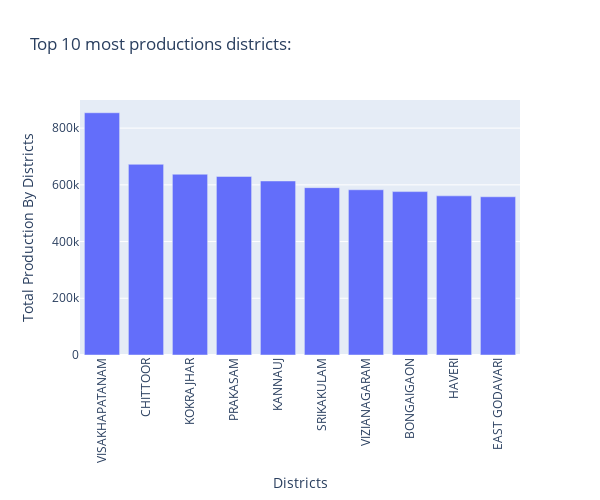

The code cell stored with this chart in its notebook:
### Code cell
districts = data.groupby(by="District_Name")["Production"].sum().sort_values(ascending=False).index
district_production = data.groupby(by="District_Name")["Production"].sum().sort_values(ascending=False).values

fig = px.bar(x=districts[:10], y=district_production[:10], title="Top 10 most productions districts:")

fig.update_layout(
    xaxis_tickangle=-90,
    xaxis_tickmode='linear',
    width=600,
    height=500,
    xaxis_title = "Districts",
    yaxis_title = "Total Production By Districts"
)

fig.show()

### Figure 1 — Plotly figure (JSON) as saved in the notebook; plotly's stock layout.template omitted (floating-point values rounded to 4 significant figures)
{"data": [{"hovertemplate": "x=%{x}<br>y=%{y}<extra></extra>", "legendgroup": "", "marker": {"color": "#636efa", "pattern": {"shape": ""}}, "name": "", "orientation": "v", "showlegend": false, "textposition": "auto", "type": "bar", "x": ["VISAKHAPATANAM", "CHITTOOR", "KOKRAJHAR", "PRAKASAM", "KANNAUJ", "SRIKAKULAM", "VIZIANAGARAM", "BONGAIGAON", "HAVERI", "EAST GODAVARI"], "xaxis": "x", "y": [854200.0, 672400.0, 637400.0, 629500.0, 613600.0, 590000.0, 582500.0, 576100.0, 561200.0, 557900.0], "yaxis": "y"}], "layout": {"barmode": "relative", "height": 500, "legend": {"tracegroupgap": 0}, "title": {"text": "Top 10 most productions districts:"}, "width": 600, "xaxis": {"anchor": "y", "domain": [0, 1], "tickangle": -90, "tickmode": "linear", "title": {"text": "Districts"}}, "yaxis": {"anchor": "x", "domain": [0, 1], "title": {"text": "Total Production By Districts"}}}}
